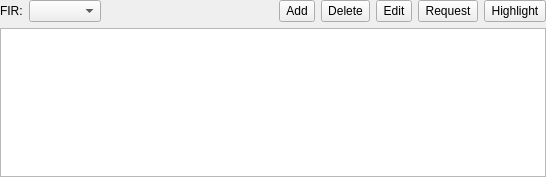
<?xml version="1.0" encoding="UTF-8"?>
<ui version="4.0">
 <class>RestrictionsWidget</class>
 <widget class="QWidget" name="RestrictionsWidget">
  <property name="geometry">
   <rect>
    <x>0</x>
    <y>0</y>
    <width>546</width>
    <height>177</height>
   </rect>
  </property>
  <property name="windowTitle">
   <string>Form</string>
  </property>
  <layout class="QGridLayout" name="gridLayout">
   <property name="margin">
    <number>0</number>
   </property>
   <item row="0" column="0">
    <widget class="QLabel" name="label">
     <property name="text">
      <string>FIR:</string>
     </property>
    </widget>
   </item>
   <item row="0" column="1">
    <widget class="QComboBox" name="comboBoxFIR"/>
   </item>
   <item row="0" column="2">
    <spacer name="horizontalSpacer">
     <property name="orientation">
      <enum>Qt::Horizontal</enum>
     </property>
     <property name="sizeHint" stdset="0">
      <size>
       <width>319</width>
       <height>20</height>
      </size>
     </property>
    </spacer>
   </item>
   <item row="0" column="3">
    <widget class="QToolButton" name="toolButtonAdd">
     <property name="sizePolicy">
      <sizepolicy hsizetype="Minimum" vsizetype="Preferred">
       <horstretch>0</horstretch>
       <verstretch>0</verstretch>
      </sizepolicy>
     </property>
     <property name="toolTip">
      <string>Add new Zone</string>
     </property>
     <property name="text">
      <string>Add</string>
     </property>
     <property name="icon">
      <iconset resource="../../../../share/resource.qrc">
       <normaloff>:/EditIcons/PlusIcon</normaloff>:/EditIcons/PlusIcon</iconset>
     </property>
    </widget>
   </item>
   <item row="0" column="4">
    <widget class="QToolButton" name="toolButtonDelete">
     <property name="sizePolicy">
      <sizepolicy hsizetype="Minimum" vsizetype="Preferred">
       <horstretch>0</horstretch>
       <verstretch>0</verstretch>
      </sizepolicy>
     </property>
     <property name="toolTip">
      <string>Remove selected Zone</string>
     </property>
     <property name="text">
      <string>Delete</string>
     </property>
     <property name="icon">
      <iconset resource="../../../../share/resource.qrc">
       <normaloff>:/EditIcons/MinusIcon</normaloff>:/EditIcons/MinusIcon</iconset>
     </property>
    </widget>
   </item>
   <item row="0" column="5">
    <widget class="QToolButton" name="toolButtonEditPoints">
     <property name="sizePolicy">
      <sizepolicy hsizetype="Minimum" vsizetype="Preferred">
       <horstretch>0</horstretch>
       <verstretch>0</verstretch>
      </sizepolicy>
     </property>
     <property name="toolTip">
      <string>Edit selected Zone</string>
     </property>
     <property name="text">
      <string>Edit</string>
     </property>
     <property name="icon">
      <iconset resource="../../../../share/resource.qrc">
       <normaloff>:/EditIcons/EditIcon</normaloff>:/EditIcons/EditIcon</iconset>
     </property>
    </widget>
   </item>
   <item row="0" column="6">
    <widget class="QToolButton" name="toolButtonRequest">
     <property name="sizePolicy">
      <sizepolicy hsizetype="Minimum" vsizetype="Preferred">
       <horstretch>0</horstretch>
       <verstretch>0</verstretch>
      </sizepolicy>
     </property>
     <property name="toolTip">
      <string>Request zones</string>
     </property>
     <property name="text">
      <string>Request</string>
     </property>
     <property name="icon">
      <iconset resource="../../../../share/resource.qrc">
       <normaloff>:/EditIcons/RequestIcon</normaloff>:/EditIcons/RequestIcon</iconset>
     </property>
    </widget>
   </item>
   <item row="0" column="7">
    <widget class="QToolButton" name="toolButtonHighlight">
     <property name="sizePolicy">
      <sizepolicy hsizetype="Minimum" vsizetype="Preferred">
       <horstretch>0</horstretch>
       <verstretch>0</verstretch>
      </sizepolicy>
     </property>
     <property name="toolTip">
      <string>Highlight selected Zone</string>
     </property>
     <property name="text">
      <string>Highlight</string>
     </property>
     <property name="icon">
      <iconset resource="../../../../share/resource.qrc">
       <normaloff>:/EditIcons/HighlightIcon</normaloff>:/EditIcons/HighlightIcon</iconset>
     </property>
    </widget>
   </item>
   <item row="1" column="0" colspan="8">
    <widget class="QTableView" name="tableView">
     <property name="selectionMode">
      <enum>QAbstractItemView::SingleSelection</enum>
     </property>
     <property name="selectionBehavior">
      <enum>QAbstractItemView::SelectRows</enum>
     </property>
     <property name="sortingEnabled">
      <bool>true</bool>
     </property>
     <attribute name="verticalHeaderVisible">
      <bool>false</bool>
     </attribute>
     <attribute name="verticalHeaderDefaultSectionSize">
      <number>25</number>
     </attribute>
    </widget>
   </item>
  </layout>
 </widget>
 <tabstops>
  <tabstop>comboBoxFIR</tabstop>
  <tabstop>tableView</tabstop>
  <tabstop>toolButtonAdd</tabstop>
  <tabstop>toolButtonDelete</tabstop>
  <tabstop>toolButtonEditPoints</tabstop>
  <tabstop>toolButtonRequest</tabstop>
  <tabstop>toolButtonHighlight</tabstop>
 </tabstops>
 <resources>
  <include location="../../../../share/resource.qrc"/>
 </resources>
 <connections/>
</ui>
